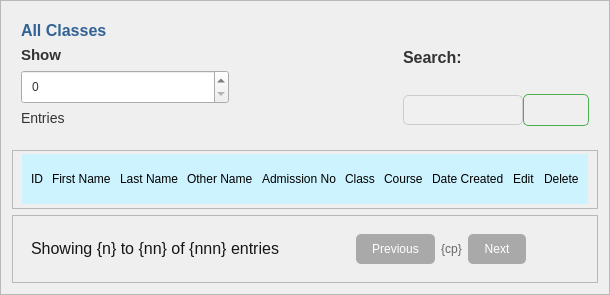
                   <widget class="QFrame" name="frame_87">
                    <property name="sizePolicy">
                     <sizepolicy hsizetype="Expanding" vsizetype="Expanding">
                      <horstretch>0</horstretch>
                      <verstretch>0</verstretch>
                     </sizepolicy>
                    </property>
                    <property name="frameShape">
                     <enum>QFrame::Shape::StyledPanel</enum>
                    </property>
                    <property name="frameShadow">
                     <enum>QFrame::Shadow::Raised</enum>
                    </property>
                    <layout class="QVBoxLayout" name="verticalLayout_49">
                     <item>
                      <widget class="QFrame" name="frame_88">
                       <property name="styleSheet">
                        <string notr="true">QLabel{
	font-size: 14px;
	color: #333;
}


QLineEdit{
	background-color: #f0f0f0;
	border: 1px solid #ccc;
	border-radius: 5px;
	padding: 6px;
	color: #333;
}

QComboBox{
	background-color: #f0f0f0;
	border: 1px solid #ccc;
	border-radius: 5px;
	padding: 6px;
	color: #333;
}

QPushButton {
	background-color: transparent;
	color: white;
	border: 1px solid #4caf50;
	border-radius: 5px;
	padding: 8px 16px;
}

QPushButton:hover{
	background-color: #45a049;
}

QPushButton:pressed{
	background-color: #3e8e41;
}
</string>
                       </property>
                       <property name="frameShape">
                        <enum>QFrame::Shape::NoFrame</enum>
                       </property>
                       <property name="frameShadow">
                        <enum>QFrame::Shadow::Raised</enum>
                       </property>
                       <layout class="QHBoxLayout" name="horizontalLayout_43">
                        <item>
                         <widget class="QFrame" name="frame_89">
                          <property name="minimumSize">
                           <size>
                            <width>208</width>
                            <height>0</height>
                           </size>
                          </property>
                          <property name="frameShape">
                           <enum>QFrame::Shape::NoFrame</enum>
                          </property>
                          <property name="frameShadow">
                           <enum>QFrame::Shadow::Raised</enum>
                          </property>
                          <layout class="QVBoxLayout" name="verticalLayout_50">
                           <property name="leftMargin">
                            <number>0</number>
                           </property>
                           <property name="topMargin">
                            <number>0</number>
                           </property>
                           <property name="rightMargin">
                            <number>0</number>
                           </property>
                           <item>
                            <widget class="QLabel" name="label_79">
                             <property name="text">
                              <string>&lt;html&gt;&lt;head/&gt;&lt;body&gt;&lt;p&gt;&lt;span style=&quot; font-size:12pt; font-weight:600; color:#316293;&quot;&gt;All Classes&lt;/span&gt;&lt;/p&gt;&lt;/body&gt;&lt;/html&gt;</string>
                             </property>
                            </widget>
                           </item>
                           <item>
                            <widget class="QLabel" name="label_80">
                             <property name="text">
                              <string>&lt;html&gt;&lt;head/&gt;&lt;body&gt;&lt;p&gt;&lt;span style=&quot; font-size:11pt; font-weight:600;&quot;&gt;Show&lt;/span&gt;&lt;/p&gt;&lt;/body&gt;&lt;/html&gt;</string>
                             </property>
                            </widget>
                           </item>
                           <item>
                            <widget class="QSpinBox" name="showStudentsEnrtiesspinBox">
                             <property name="minimumSize">
                              <size>
                               <width>200</width>
                               <height>0</height>
                              </size>
                             </property>
                             <property name="styleSheet">
                              <string notr="true">padding: 6px;
color: #333;
backgound-color: #f0f0f0;</string>
                             </property>
                            </widget>
                           </item>
                           <item>
                            <widget class="QLabel" name="label_81">
                             <property name="text">
                              <string>Entries</string>
                             </property>
                            </widget>
                           </item>
                          </layout>
                         </widget>
                        </item>
                        <item>
                         <widget class="QFrame" name="frame_90">
                          <property name="sizePolicy">
                           <sizepolicy hsizetype="Expanding" vsizetype="Preferred">
                            <horstretch>0</horstretch>
                            <verstretch>0</verstretch>
                           </sizepolicy>
                          </property>
                          <property name="frameShape">
                           <enum>QFrame::Shape::NoFrame</enum>
                          </property>
                          <property name="frameShadow">
                           <enum>QFrame::Shadow::Raised</enum>
                          </property>
                          <widget class="QLabel" name="label_82">
                           <property name="geometry">
                            <rect>
                             <x>320</x>
                             <y>100</y>
                             <width>323</width>
                             <height>75</height>
                            </rect>
                           </property>
                           <property name="text">
                            <string>TextLabel</string>
                           </property>
                          </widget>
                         </widget>
                        </item>
                        <item>
                         <widget class="QFrame" name="frame_91">
                          <property name="frameShape">
                           <enum>QFrame::Shape::NoFrame</enum>
                          </property>
                          <property name="frameShadow">
                           <enum>QFrame::Shadow::Raised</enum>
                          </property>
                          <layout class="QGridLayout" name="gridLayout_12">
                           <property name="leftMargin">
                            <number>0</number>
                           </property>
                           <property name="topMargin">
                            <number>0</number>
                           </property>
                           <property name="rightMargin">
                            <number>0</number>
                           </property>
                           <property name="bottomMargin">
                            <number>9</number>
                           </property>
                           <property name="spacing">
                            <number>0</number>
                           </property>
                           <item row="0" column="0">
                            <widget class="QLabel" name="label_83">
                             <property name="text">
                              <string>&lt;html&gt;&lt;head/&gt;&lt;body&gt;&lt;p&gt;&lt;span style=&quot; font-size:12pt; font-weight:600;&quot;&gt;Search:&lt;/span&gt;&lt;/p&gt;&lt;/body&gt;&lt;/html&gt;</string>
                             </property>
                            </widget>
                           </item>
                           <item row="1" column="0">
                            <widget class="QLineEdit" name="view_students_search_entry"/>
                           </item>
                           <item row="1" column="1">
                            <widget class="QPushButton" name="view_students_search_btn">
                             <property name="text">
                              <string/>
                             </property>
                             <property name="icon">
                              <iconset resource="Resources/icons/grey/grey.qrc">
                               <normaloff>:/grey_icons/search.svg</normaloff>:/grey_icons/search.svg</iconset>
                             </property>
                            </widget>
                           </item>
                          </layout>
                         </widget>
                        </item>
                       </layout>
                      </widget>
                     </item>
                     <item>
                      <widget class="QFrame" name="showTeachersTableFrame_2">
                       <property name="sizePolicy">
                        <sizepolicy hsizetype="Expanding" vsizetype="Expanding">
                         <horstretch>0</horstretch>
                         <verstretch>0</verstretch>
                        </sizepolicy>
                       </property>
                       <property name="frameShape">
                        <enum>QFrame::Shape::StyledPanel</enum>
                       </property>
                       <property name="frameShadow">
                        <enum>QFrame::Shadow::Raised</enum>
                       </property>
                       <layout class="QGridLayout" name="gridLayout_13">
                        <property name="topMargin">
                         <number>3</number>
                        </property>
                        <property name="bottomMargin">
                         <number>4</number>
                        </property>
                        <property name="verticalSpacing">
                         <number>4</number>
                        </property>
                        <item row="0" column="0" alignment="Qt::AlignmentFlag::AlignTop">
                         <widget class="QWidget" name="ClassCoursestableTitlewrowwidget_3" native="true">
                          <property name="sizePolicy">
                           <sizepolicy hsizetype="Preferred" vsizetype="Fixed">
                            <horstretch>0</horstretch>
                            <verstretch>0</verstretch>
                           </sizepolicy>
                          </property>
                          <property name="minimumSize">
                           <size>
                            <width>0</width>
                            <height>50</height>
                           </size>
                          </property>
                          <property name="maximumSize">
                           <size>
                            <width>16777215</width>
                            <height>50</height>
                           </size>
                          </property>
                          <property name="styleSheet">
                           <string notr="true">background-color:rgb(205, 243, 255)</string>
                          </property>
                          <layout class="QHBoxLayout" name="horizontalLayout_44">
                           <property name="spacing">
                            <number>9</number>
                           </property>
                           <property name="leftMargin">
                            <number>9</number>
                           </property>
                           <property name="rightMargin">
                            <number>9</number>
                           </property>
                           <property name="bottomMargin">
                            <number>9</number>
                           </property>
                           <item>
                            <widget class="QLabel" name="label_84">
                             <property name="text">
                              <string>ID</string>
                             </property>
                            </widget>
                           </item>
                           <item>
                            <widget class="QLabel" name="label_85">
                             <property name="text">
                              <string>First Name</string>
                             </property>
                            </widget>
                           </item>
                           <item>
                            <widget class="QLabel" name="label_86">
                             <property name="text">
                              <string>Last Name</string>
                             </property>
                            </widget>
                           </item>
                           <item>
                            <widget class="QLabel" name="label_87">
                             <property name="text">
                              <string>Other Name</string>
                             </property>
                            </widget>
                           </item>
                           <item>
                            <widget class="QLabel" name="label_88">
                             <property name="text">
                              <string>Admission No</string>
                             </property>
                            </widget>
                           </item>
                           <item>
                            <widget class="QLabel" name="label_89">
                             <property name="text">
                              <string>Class</string>
                             </property>
                            </widget>
                           </item>
                           <item>
                            <widget class="QLabel" name="label_43">
                             <property name="text">
                              <string>Course</string>
                             </property>
                            </widget>
                           </item>
                           <item>
                            <widget class="QLabel" name="label_90">
                             <property name="text">
                              <string>Date Created</string>
                             </property>
                            </widget>
                           </item>
                           <item>
                            <widget class="QLabel" name="label_99">
                             <property name="text">
                              <string>Edit</string>
                             </property>
                            </widget>
                           </item>
                           <item>
                            <widget class="QLabel" name="label_91">
                             <property name="text">
                              <string>Delete</string>
                             </property>
                            </widget>
                           </item>
                          </layout>
                         </widget>
                        </item>
                       </layout>
                      </widget>
                     </item>
                     <item alignment="Qt::AlignmentFlag::AlignBottom">
                      <widget class="QFrame" name="frame_92">
                       <property name="styleSheet">
                        <string notr="true">QLabel{
	font-size: 12px;
	color: #666;
}

QPushButton{
	background-color: darkgrey;
	color: white;
	border: none;
	border-radius: 5px;
	padding: 8px 16px
}
QPushButton:hover{
	background-color: #45a049;
}
QPushButton:pressed{
	background-color: #3e8e41;
}</string>
                       </property>
                       <property name="frameShape">
                        <enum>QFrame::Shape::StyledPanel</enum>
                       </property>
                       <property name="frameShadow">
                        <enum>QFrame::Shadow::Raised</enum>
                       </property>
                       <layout class="QHBoxLayout" name="horizontalLayout_45">
                        <item alignment="Qt::AlignmentFlag::AlignLeft">
                         <widget class="QFrame" name="frame_93">
                          <property name="frameShape">
                           <enum>QFrame::Shape::NoFrame</enum>
                          </property>
                          <property name="frameShadow">
                           <enum>QFrame::Shadow::Raised</enum>
                          </property>
                          <layout class="QVBoxLayout" name="verticalLayout_51">
                           <item>
                            <widget class="QLabel" name="studentsPageNumber_label">
                             <property name="text">
                              <string>&lt;html&gt;&lt;head/&gt;&lt;body&gt;&lt;p&gt;&lt;span style=&quot; font-size:12pt; color:#161616;&quot;&gt;Showing {n} to {nn} of {nnn} entries&lt;/span&gt;&lt;/p&gt;&lt;/body&gt;&lt;/html&gt;</string>
                             </property>
                            </widget>
                           </item>
                          </layout>
                         </widget>
                        </item>
                        <item>
                         <widget class="QFrame" name="frame_94">
                          <property name="sizePolicy">
                           <sizepolicy hsizetype="Expanding" vsizetype="Preferred">
                            <horstretch>0</horstretch>
                            <verstretch>0</verstretch>
                           </sizepolicy>
                          </property>
                          <property name="frameShape">
                           <enum>QFrame::Shape::NoFrame</enum>
                          </property>
                          <property name="frameShadow">
                           <enum>QFrame::Shadow::Raised</enum>
                          </property>
                         </widget>
                        </item>
                        <item alignment="Qt::AlignmentFlag::AlignHCenter">
                         <widget class="QFrame" name="frame_95">
                          <property name="frameShape">
                           <enum>QFrame::Shape::NoFrame</enum>
                          </property>
                          <property name="frameShadow">
                           <enum>QFrame::Shadow::Raised</enum>
                          </property>
                          <layout class="QHBoxLayout" name="horizontalLayout_46">
                           <item>
                            <widget class="QPushButton" name="show_students_preview_btn">
                             <property name="text">
                              <string>Previous</string>
                             </property>
                             <property name="icon">
                              <iconset resource="Resources/icons/skyblue/skyblue.qrc">
                               <normaloff>:/skyblue_icons/corner-up-left.svg</normaloff>:/skyblue_icons/corner-up-left.svg</iconset>
                             </property>
                            </widget>
                           </item>
                           <item>
                            <widget class="QLabel" name="currentpage_students_page_label">
                             <property name="text">
                              <string>&lt;html&gt;&lt;head/&gt;&lt;body&gt;&lt;p align=&quot;center&quot;&gt;{cp}&lt;/p&gt;&lt;/body&gt;&lt;/html&gt;</string>
                             </property>
                            </widget>
                           </item>
                           <item>
                            <widget class="QPushButton" name="ciew_student_next_btn">
                             <property name="text">
                              <string>Next</string>
                             </property>
                             <property name="icon">
                              <iconset resource="Resources/icons/skyblue/skyblue.qrc">
                               <normaloff>:/skyblue_icons/corner-up-right.svg</normaloff>:/skyblue_icons/corner-up-right.svg</iconset>
                             </property>
                            </widget>
                           </item>
                          </layout>
                         </widget>
                        </item>
                        <item>
                         <widget class="QFrame" name="frame_96">
                          <property name="sizePolicy">
                           <sizepolicy hsizetype="Expanding" vsizetype="Preferred">
                            <horstretch>0</horstretch>
                            <verstretch>0</verstretch>
                           </sizepolicy>
                          </property>
                          <property name="frameShape">
                           <enum>QFrame::Shape::NoFrame</enum>
                          </property>
                          <property name="frameShadow">
                           <enum>QFrame::Shadow::Raised</enum>
                          </property>
                         </widget>
                        </item>
                       </layout>
                      </widget>
                     </item>
                    </layout>
                   </widget>
